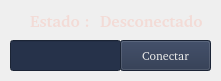
   <widget class="QWidget" name="widget" native="true">
    <property name="geometry">
     <rect>
      <x>10</x>
      <y>100</y>
      <width>221</width>
      <height>81</height>
     </rect>
    </property>
    <widget class="QLineEdit" name="elemnt_input_2">
     <property name="geometry">
      <rect>
       <x>10</x>
       <y>40</y>
       <width>111</width>
       <height>31</height>
      </rect>
     </property>
     <property name="palette">
      <palette>
       <active>
        <colorrole role="Button">
         <brush brushstyle="SolidPattern">
          <color alpha="255">
           <red>38</red>
           <green>50</green>
           <blue>74</blue>
          </color>
         </brush>
        </colorrole>
        <colorrole role="Text">
         <brush brushstyle="SolidPattern">
          <color alpha="255">
           <red>238</red>
           <green>238</green>
           <blue>236</blue>
          </color>
         </brush>
        </colorrole>
        <colorrole role="Base">
         <brush brushstyle="SolidPattern">
          <color alpha="255">
           <red>38</red>
           <green>50</green>
           <blue>74</blue>
          </color>
         </brush>
        </colorrole>
        <colorrole role="Window">
         <brush brushstyle="SolidPattern">
          <color alpha="255">
           <red>38</red>
           <green>50</green>
           <blue>74</blue>
          </color>
         </brush>
        </colorrole>
       </active>
       <inactive>
        <colorrole role="Button">
         <brush brushstyle="SolidPattern">
          <color alpha="255">
           <red>38</red>
           <green>50</green>
           <blue>74</blue>
          </color>
         </brush>
        </colorrole>
        <colorrole role="Text">
         <brush brushstyle="SolidPattern">
          <color alpha="255">
           <red>238</red>
           <green>238</green>
           <blue>236</blue>
          </color>
         </brush>
        </colorrole>
        <colorrole role="Base">
         <brush brushstyle="SolidPattern">
          <color alpha="255">
           <red>38</red>
           <green>50</green>
           <blue>74</blue>
          </color>
         </brush>
        </colorrole>
        <colorrole role="Window">
         <brush brushstyle="SolidPattern">
          <color alpha="255">
           <red>38</red>
           <green>50</green>
           <blue>74</blue>
          </color>
         </brush>
        </colorrole>
       </inactive>
       <disabled>
        <colorrole role="Button">
         <brush brushstyle="SolidPattern">
          <color alpha="255">
           <red>38</red>
           <green>50</green>
           <blue>74</blue>
          </color>
         </brush>
        </colorrole>
        <colorrole role="Text">
         <brush brushstyle="SolidPattern">
          <color alpha="255">
           <red>190</red>
           <green>190</green>
           <blue>190</blue>
          </color>
         </brush>
        </colorrole>
        <colorrole role="Base">
         <brush brushstyle="SolidPattern">
          <color alpha="255">
           <red>38</red>
           <green>50</green>
           <blue>74</blue>
          </color>
         </brush>
        </colorrole>
        <colorrole role="Window">
         <brush brushstyle="SolidPattern">
          <color alpha="255">
           <red>38</red>
           <green>50</green>
           <blue>74</blue>
          </color>
         </brush>
        </colorrole>
       </disabled>
      </palette>
     </property>
     <property name="font">
      <font>
       <family>Bitstream Charter</family>
      </font>
     </property>
    </widget>
    <widget class="QPushButton" name="next_button_2">
     <property name="geometry">
      <rect>
       <x>120</x>
       <y>40</y>
       <width>91</width>
       <height>31</height>
      </rect>
     </property>
     <property name="palette">
      <palette>
       <active>
        <colorrole role="Button">
         <brush brushstyle="SolidPattern">
          <color alpha="255">
           <red>38</red>
           <green>50</green>
           <blue>74</blue>
          </color>
         </brush>
        </colorrole>
        <colorrole role="ButtonText">
         <brush brushstyle="SolidPattern">
          <color alpha="255">
           <red>238</red>
           <green>238</green>
           <blue>236</blue>
          </color>
         </brush>
        </colorrole>
        <colorrole role="Base">
         <brush brushstyle="SolidPattern">
          <color alpha="255">
           <red>38</red>
           <green>50</green>
           <blue>74</blue>
          </color>
         </brush>
        </colorrole>
        <colorrole role="Window">
         <brush brushstyle="SolidPattern">
          <color alpha="255">
           <red>38</red>
           <green>50</green>
           <blue>74</blue>
          </color>
         </brush>
        </colorrole>
       </active>
       <inactive>
        <colorrole role="Button">
         <brush brushstyle="SolidPattern">
          <color alpha="255">
           <red>38</red>
           <green>50</green>
           <blue>74</blue>
          </color>
         </brush>
        </colorrole>
        <colorrole role="ButtonText">
         <brush brushstyle="SolidPattern">
          <color alpha="255">
           <red>238</red>
           <green>238</green>
           <blue>236</blue>
          </color>
         </brush>
        </colorrole>
        <colorrole role="Base">
         <brush brushstyle="SolidPattern">
          <color alpha="255">
           <red>38</red>
           <green>50</green>
           <blue>74</blue>
          </color>
         </brush>
        </colorrole>
        <colorrole role="Window">
         <brush brushstyle="SolidPattern">
          <color alpha="255">
           <red>38</red>
           <green>50</green>
           <blue>74</blue>
          </color>
         </brush>
        </colorrole>
       </inactive>
       <disabled>
        <colorrole role="Button">
         <brush brushstyle="SolidPattern">
          <color alpha="255">
           <red>38</red>
           <green>50</green>
           <blue>74</blue>
          </color>
         </brush>
        </colorrole>
        <colorrole role="ButtonText">
         <brush brushstyle="SolidPattern">
          <color alpha="255">
           <red>190</red>
           <green>190</green>
           <blue>190</blue>
          </color>
         </brush>
        </colorrole>
        <colorrole role="Base">
         <brush brushstyle="SolidPattern">
          <color alpha="255">
           <red>38</red>
           <green>50</green>
           <blue>74</blue>
          </color>
         </brush>
        </colorrole>
        <colorrole role="Window">
         <brush brushstyle="SolidPattern">
          <color alpha="255">
           <red>38</red>
           <green>50</green>
           <blue>74</blue>
          </color>
         </brush>
        </colorrole>
       </disabled>
      </palette>
     </property>
     <property name="font">
      <font>
       <family>Bitstream Charter</family>
       <weight>50</weight>
       <italic>false</italic>
       <bold>false</bold>
       <strikeout>false</strikeout>
      </font>
     </property>
     <property name="text">
      <string>Conectar</string>
     </property>
    </widget>
    <widget class="QLabel" name="create_element_label_3">
     <property name="geometry">
      <rect>
       <x>100</x>
       <y>10</y>
       <width>111</width>
       <height>21</height>
      </rect>
     </property>
     <property name="palette">
      <palette>
       <active>
        <colorrole role="WindowText">
         <brush brushstyle="SolidPattern">
          <color alpha="255">
           <red>243</red>
           <green>219</green>
           <blue>214</blue>
          </color>
         </brush>
        </colorrole>
        <colorrole role="Button">
         <brush brushstyle="SolidPattern">
          <color alpha="255">
           <red>38</red>
           <green>50</green>
           <blue>74</blue>
          </color>
         </brush>
        </colorrole>
        <colorrole role="Base">
         <brush brushstyle="SolidPattern">
          <color alpha="255">
           <red>38</red>
           <green>50</green>
           <blue>74</blue>
          </color>
         </brush>
        </colorrole>
        <colorrole role="Window">
         <brush brushstyle="SolidPattern">
          <color alpha="255">
           <red>38</red>
           <green>50</green>
           <blue>74</blue>
          </color>
         </brush>
        </colorrole>
       </active>
       <inactive>
        <colorrole role="WindowText">
         <brush brushstyle="SolidPattern">
          <color alpha="255">
           <red>243</red>
           <green>219</green>
           <blue>214</blue>
          </color>
         </brush>
        </colorrole>
        <colorrole role="Button">
         <brush brushstyle="SolidPattern">
          <color alpha="255">
           <red>38</red>
           <green>50</green>
           <blue>74</blue>
          </color>
         </brush>
        </colorrole>
        <colorrole role="Base">
         <brush brushstyle="SolidPattern">
          <color alpha="255">
           <red>38</red>
           <green>50</green>
           <blue>74</blue>
          </color>
         </brush>
        </colorrole>
        <colorrole role="Window">
         <brush brushstyle="SolidPattern">
          <color alpha="255">
           <red>38</red>
           <green>50</green>
           <blue>74</blue>
          </color>
         </brush>
        </colorrole>
       </inactive>
       <disabled>
        <colorrole role="WindowText">
         <brush brushstyle="SolidPattern">
          <color alpha="255">
           <red>190</red>
           <green>190</green>
           <blue>190</blue>
          </color>
         </brush>
        </colorrole>
        <colorrole role="Button">
         <brush brushstyle="SolidPattern">
          <color alpha="255">
           <red>38</red>
           <green>50</green>
           <blue>74</blue>
          </color>
         </brush>
        </colorrole>
        <colorrole role="Base">
         <brush brushstyle="SolidPattern">
          <color alpha="255">
           <red>38</red>
           <green>50</green>
           <blue>74</blue>
          </color>
         </brush>
        </colorrole>
        <colorrole role="Window">
         <brush brushstyle="SolidPattern">
          <color alpha="255">
           <red>38</red>
           <green>50</green>
           <blue>74</blue>
          </color>
         </brush>
        </colorrole>
       </disabled>
      </palette>
     </property>
     <property name="font">
      <font>
       <family>Bitstream Charter</family>
       <pointsize>12</pointsize>
       <weight>75</weight>
       <bold>true</bold>
       <kerning>true</kerning>
      </font>
     </property>
     <property name="autoFillBackground">
      <bool>false</bool>
     </property>
     <property name="text">
      <string>Desconectado</string>
     </property>
    </widget>
    <widget class="QLabel" name="create_element_label_2">
     <property name="geometry">
      <rect>
       <x>30</x>
       <y>10</y>
       <width>61</width>
       <height>21</height>
      </rect>
     </property>
     <property name="palette">
      <palette>
       <active>
        <colorrole role="WindowText">
         <brush brushstyle="SolidPattern">
          <color alpha="255">
           <red>243</red>
           <green>219</green>
           <blue>214</blue>
          </color>
         </brush>
        </colorrole>
        <colorrole role="Button">
         <brush brushstyle="SolidPattern">
          <color alpha="255">
           <red>38</red>
           <green>50</green>
           <blue>74</blue>
          </color>
         </brush>
        </colorrole>
        <colorrole role="Base">
         <brush brushstyle="SolidPattern">
          <color alpha="255">
           <red>38</red>
           <green>50</green>
           <blue>74</blue>
          </color>
         </brush>
        </colorrole>
        <colorrole role="Window">
         <brush brushstyle="SolidPattern">
          <color alpha="255">
           <red>38</red>
           <green>50</green>
           <blue>74</blue>
          </color>
         </brush>
        </colorrole>
       </active>
       <inactive>
        <colorrole role="WindowText">
         <brush brushstyle="SolidPattern">
          <color alpha="255">
           <red>243</red>
           <green>219</green>
           <blue>214</blue>
          </color>
         </brush>
        </colorrole>
        <colorrole role="Button">
         <brush brushstyle="SolidPattern">
          <color alpha="255">
           <red>38</red>
           <green>50</green>
           <blue>74</blue>
          </color>
         </brush>
        </colorrole>
        <colorrole role="Base">
         <brush brushstyle="SolidPattern">
          <color alpha="255">
           <red>38</red>
           <green>50</green>
           <blue>74</blue>
          </color>
         </brush>
        </colorrole>
        <colorrole role="Window">
         <brush brushstyle="SolidPattern">
          <color alpha="255">
           <red>38</red>
           <green>50</green>
           <blue>74</blue>
          </color>
         </brush>
        </colorrole>
       </inactive>
       <disabled>
        <colorrole role="WindowText">
         <brush brushstyle="SolidPattern">
          <color alpha="255">
           <red>190</red>
           <green>190</green>
           <blue>190</blue>
          </color>
         </brush>
        </colorrole>
        <colorrole role="Button">
         <brush brushstyle="SolidPattern">
          <color alpha="255">
           <red>38</red>
           <green>50</green>
           <blue>74</blue>
          </color>
         </brush>
        </colorrole>
        <colorrole role="Base">
         <brush brushstyle="SolidPattern">
          <color alpha="255">
           <red>38</red>
           <green>50</green>
           <blue>74</blue>
          </color>
         </brush>
        </colorrole>
        <colorrole role="Window">
         <brush brushstyle="SolidPattern">
          <color alpha="255">
           <red>38</red>
           <green>50</green>
           <blue>74</blue>
          </color>
         </brush>
        </colorrole>
       </disabled>
      </palette>
     </property>
     <property name="font">
      <font>
       <family>Bitstream Charter</family>
       <pointsize>12</pointsize>
       <weight>75</weight>
       <bold>true</bold>
       <kerning>true</kerning>
      </font>
     </property>
     <property name="text">
      <string>Estado :</string>
     </property>
    </widget>
   </widget>
